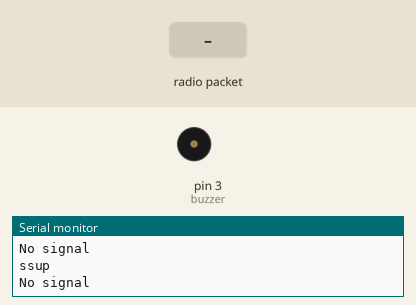
Recording of a sketch running on a simulated Arduino Uno, built with avr-gcc and run on an emulated ATmega328P. Shown: buzzer (waves = sounding, pin HIGH), the last lines printed to the serial monitor. Inputs (shaded band) come from the test bench. No radio packets arrive unless stated.

Above: at 1.2 s.
1.3 s: radio packet "nrftest" arrives
At 2.1 s:
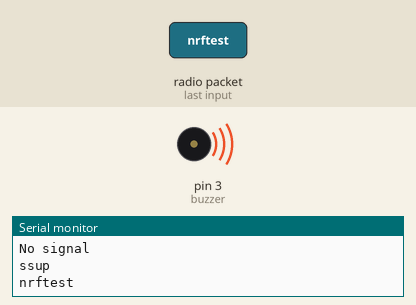
Timing chart, 0 to 7.9 s (numbered marks = the images above; inputs shaded):
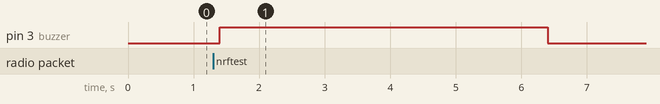

The sketch:

test_rec1.ino
```cpp
#include <SPI.h>
#include <nRF24L01.h>
#include <RF24.h>

//nano
RF24 radio(6,7);
const int buzzer = 3;
//uno
//RF24 radio(7,8);
//pro mini
//RF24 radio(3,7);
const byte address_trans[6] = "10002";
const byte address_recieve[6] = "00001";

void setup() {
  // put your setup code here, to run once:
  pinMode(buzzer, OUTPUT);
  radio.begin();
  radio.openReadingPipe(0,address_recieve);
  radio.openWritingPipe(address_trans);
  radio.setPALevel(RF24_PA_MAX);
  radio.setDataRate(RF24_250KBPS);
  Serial.begin(9600);
}

void loop() {
  char text[32] = "";
  const char ifAvail[] = "in Range";
  Serial.println("ssup");
  delay(5);
  radio.startListening();
  delay(50);
  if (radio.available()) {
    radio.read(&text, sizeof(text));
    String transData = String(text);
    Serial.println(transData);
    if (transData == "nrftest") {
        digitalWrite(buzzer,HIGH);
        delay(5000);
        digitalWrite(buzzer,LOW);
      }
  }
  else if(!radio.available())
    Serial.println("No signal");
  delay(5);
  radio.stopListening();
  radio.write(&ifAvail, sizeof(ifAvail));
  delay(50);
  }
```

Measured:
- after the input at 1.3 s, pin 3 (buzzer): LOW → HIGH after 0.10 s, → LOW 5.0 s later
